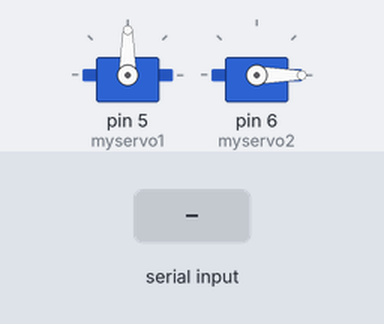
Simulated run of this sketch. Board: Arduino Uno, built with avr-gcc and run on an emulated ATmega328P. Shown: 2 × servo. The inputs (shaded band) are chosen by the test bench. What the sketch prints to the serial monitor is not drawn.

Above: at 1.2 s.
1.3 s: "90,45,200\n" received over Serial
At 3.9 s:
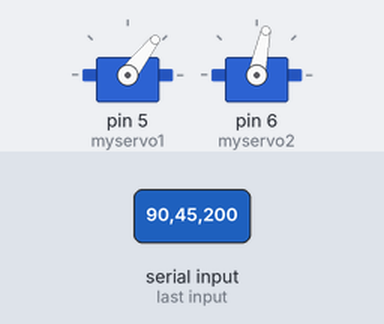
4.3 s: "30,150,10\n" received over Serial
At 6.8 s:
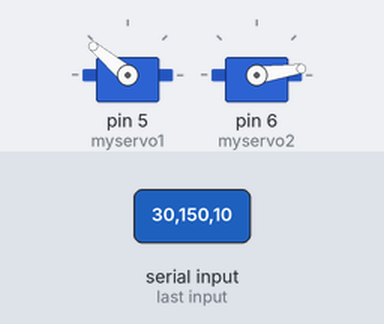
7.3 s: "1,90,45\n" received over Serial
At 9.7 s:
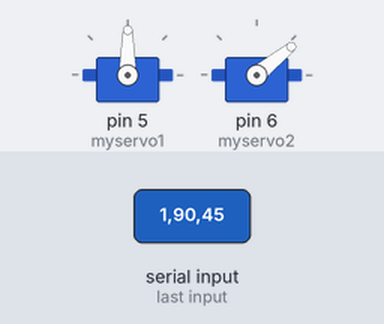
10.3 s: "90,45,200\n" received over Serial
At 10.78 s:
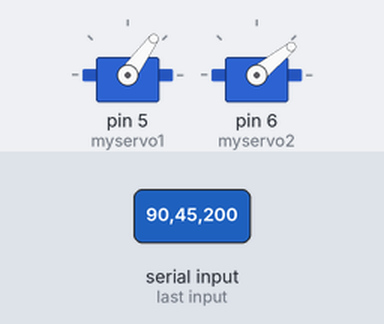
12.4 s: "1,90,45\n" received over Serial
At 12.87 s:
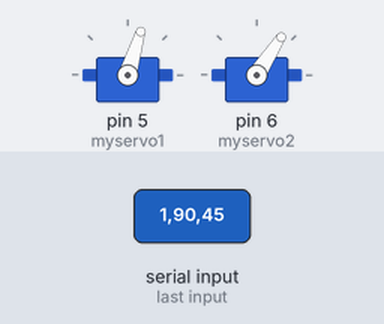
Timing chart, 0 to 15.4 s (numbered marks = the images above; inputs shaded):
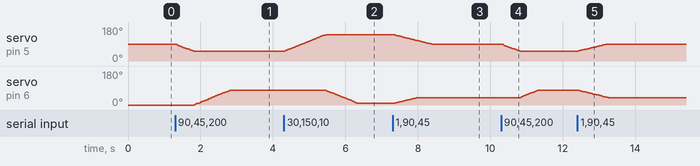

Measured:
- after the input at 1.3 s, servo on pin 5 (myservo1): moves from 90° to 52° over 0.48 s, starting at once; servo on pin 6 (myservo2): moves from 0° to 78° over 0.98 s, starting after 0.53 s
- after the input at 4.3 s, servo on pin 5 (myservo1): moves from 52° to 140° over 1.1 s, starting at once; servo on pin 6 (myservo2): moves from 78° to 8° over 0.86 s, starting after 1.2 s
- after the input at 7.3 s, servo on pin 5 (myservo1): moves from 140° to 90° over 1.1 s, starting at once; servo on pin 6 (myservo2): moves from 8° to 39° over 0.64 s, starting at once
- after the input at 10.3 s, servo on pin 5 (myservo1): moves from 90° to 52° over 0.48 s, starting at once; servo on pin 6 (myservo2): moves from 39° to 78° over 0.48 s, starting after 0.53 s
- after the input at 12.4 s, servo on pin 5 (myservo1): moves from 52° to 90° over 0.80 s, starting at once; servo on pin 6 (myservo2): moves from 78° to 39° over 0.82 s, starting at once

The sketch:

servo.ino
```cpp
#include <VarSpeedServo.h>

VarSpeedServo myservo1;  // create servo object to control a servo
VarSpeedServo myservo2;  // create servo object to control a servo

// twelve servo objects can be created on most boards


int init_pos1 = 90;    // initial servo position is 78degree, the range is limited in (15-165)
int init_pos2 = 0;    // initial servo position is 15degree, the range is limited in (0-78)                                                                                                                                                                                                                                                50;7777778    // initial servo position is 15degree, the range is limited in (15-105)

void setup() {
  Serial.begin(9600);  // initialize serial:
  myservo1.attach(5);  // attaches the servo on pin 6 to the servo object
  myservo2.attach(6); // attaches the servo on pin 7 to the servo object

  myservo1.write(init_pos1);
  myservo2.write(init_pos2);

}

void loop(){
  while (Serial.available() > 0) {
   int spd = Serial.parseInt(); // looking for the incoming of speed control
   int ang1 = Serial.parseInt(); // looking for the incoming
   int pos1 = 15.6+0.83*ang1;
   int ang2 = Serial.parseInt(); // looking for the incoming
   int pos2 = 0.87*ang2;


    if (Serial.read() == '\n') {
      spd = constrain(spd, 0, 2);
      pos1 = constrain(pos1, 0, 165);
      pos2 = constrain(pos2, 0, 78);

      Serial.print(spd);
      Serial.print(ang1);
      Serial.print(ang2);

      if (spd == 0){
        myservo1.write(pos1, 10, false);
        myservo2.write(pos2, 10, false);
         } else if (spd == 1){
        myservo1.write(pos1, 30, false);
        myservo2.write(pos2, 30, false);
         } else if (spd == 2){
        myservo1.write(pos1, 50, true);
        myservo2.write(pos2, 50, true);
      }
  }
}
}
```
